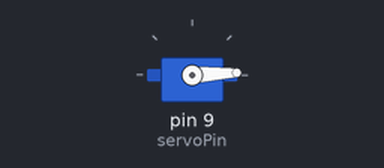
Bench run of a sketch on a simulated Arduino Uno, built with avr-gcc and run on an emulated ATmega328P. Shown: servo.

Above: at 0.05 s.
At 1.55 s:
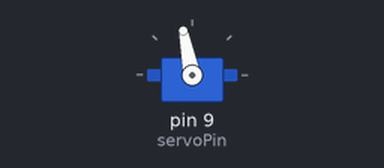
At 3.1 s:
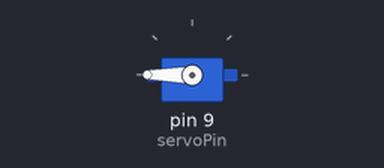
At 6.15 s:
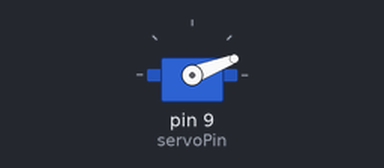
Timing chart, 0 to 9.7 s (numbered marks = the images above):
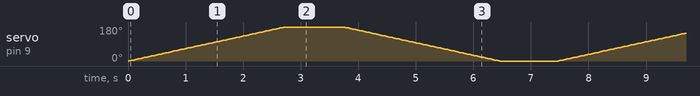

The sketch:

servouno.ino
```cpp
#include <Servo.h>

// Create a servo object to control a servo motor
Servo myServo;

// Define the signal pin connected to the servo
const int servoPin = 9;

void setup() {
  // Attaches the servo on pin 9 to the servo object
  myServo.attach(servoPin);
}

void loop() {
  // 1. Move from 0 to 180 degrees
  for (int angle = 0; angle <= 180; angle += 1) {
    myServo.write(angle);              // Tell servo to go to position in variable 'angle'
    delay(15);                         // Wait 15ms for the servo to reach the position
  }

  delay(1000);                         // Wait 1 second at 180 degrees

  // 2. Move back from 180 to 0 degrees
  for (int angle = 180; angle >= 0; angle -= 1) {
    myServo.write(angle);              // Tell servo to go to position in variable 'angle'
    delay(15);                         // Wait 15ms for the servo to reach the position
  }

  delay(1000);                         // Wait 1 second at 0 degrees
}
```
